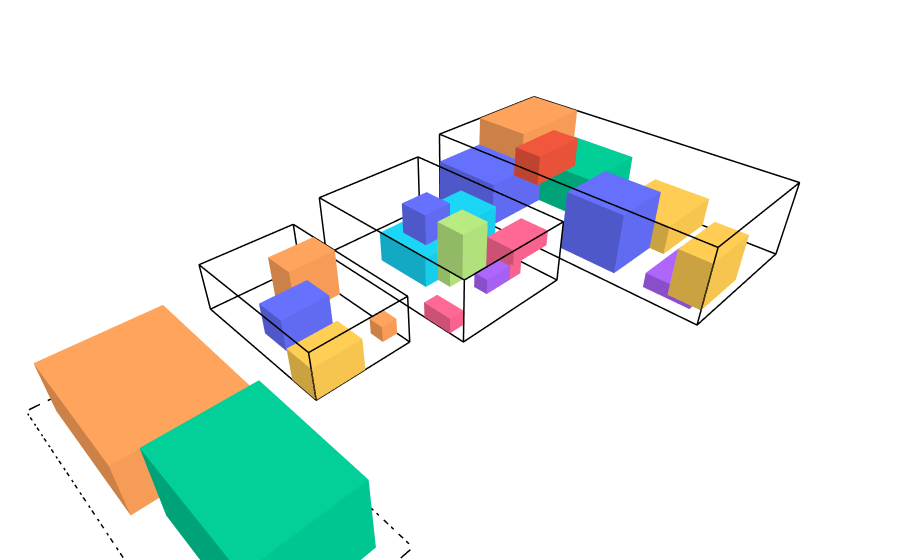

Notebook cell for this chart:
### Code cell
draw_state(results.final_state)
